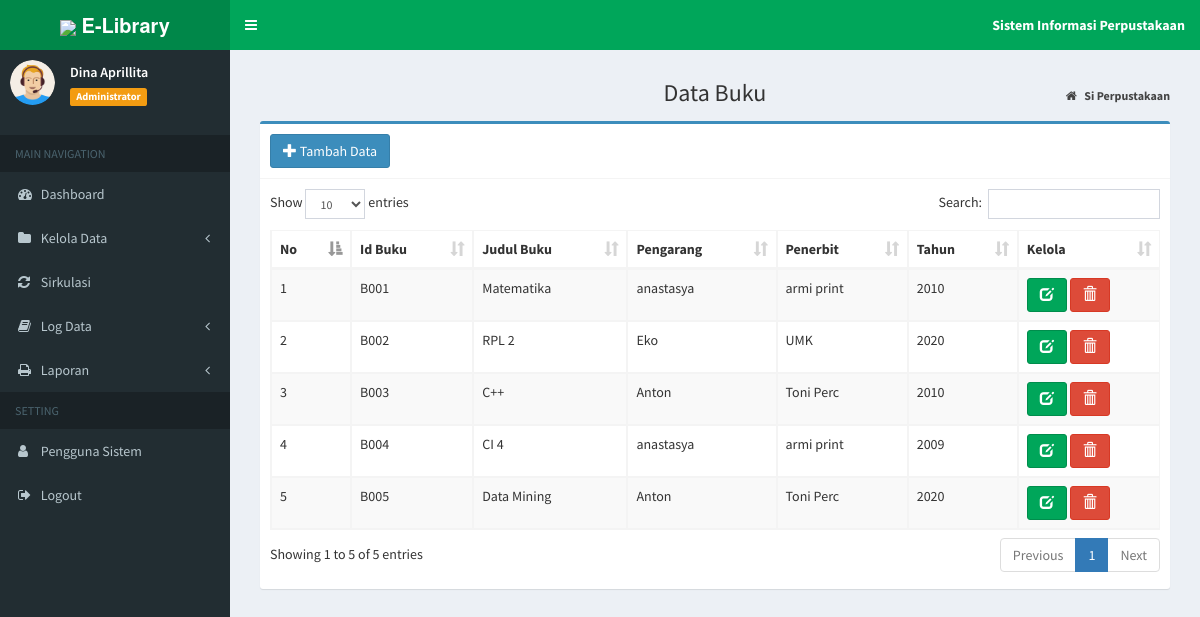
The app's page /index.php?page=MyApp/data_buku (signed in) with its own data.
### tables this page shows
CREATE TABLE `tb_buku` (
  `id_buku` varchar(10) NOT NULL,
  `judul_buku` varchar(30) NOT NULL,
  `pengarang` varchar(30) NOT NULL,
  `penerbit` varchar(30) NOT NULL,
  `th_terbit` year(4) NOT NULL
);

### admin/buku/data_buku.php (the view)
<section class="content-header">
	<h1 style="text-align:center;">
		Data Buku
	</h1>
	<ol class="breadcrumb">
		<li>
			<a href="index.php">
				<i class="fa fa-home"></i>
				<b>Si Perpustakaan</b>
			</a>
		</li>
	</ol>
</section>
<section class="content">
	<div class="box box-primary">
		<div class="box-header with-border">
			<a href="?page=MyApp/add_buku" title="Tambah Data" class="btn btn-primary">
				<i class="glyphicon glyphicon-plus"></i> Tambah Data</a>
		</div>
		<div class="box-body">
			<div class="table-responsive">
				<table id="example1" class="table table-bordered table-striped">
					<thead>
						<tr>
							<th>No</th>
							<th>Id Buku</th>
							<th>Judul Buku</th>
							<th>Pengarang</th>
							<th>Penerbit</th>
							<th>Tahun</th>
							<th>Kelola</th>
						</tr>
					</thead>
					<tbody>
						<?php
                  $no = 1;
                  $sql = $koneksi->query("SELECT * from tb_buku");
                  while ($data= $sql->fetch_assoc()) {
                ?>
						<tr>
							<td>
								<?php echo $no++; ?>
							</td>
							<td>
								<?php echo $data['id_buku']; ?>
							</td>
							<td>
								<?php echo $data['judul_buku']; ?>
							</td>
							<td>
								<?php echo $data['pengarang']; ?>
							</td>
							<td>
								<?php echo $data['penerbit']; ?>
							</td>
							<td>
								<?php echo $data['th_terbit']; ?>
							</td>
							<td>
								<a href="?page=MyApp/edit_buku&kode=<?php echo $data['id_buku']; ?>" title="Ubah"
								 class="btn btn-success">
									<i class="glyphicon glyphicon-edit"></i>
								</a>
								<a href="?page=MyApp/del_buku&kode=<?php echo $data['id_buku']; ?>" onclick="return confirm('Yakin Hapus Data Ini ?')"
								 title="Hapus" class="btn btn-danger">
									<i class="glyphicon glyphicon-trash"></i>
							</td>
						</tr>
						<?php
                  }
                ?>
					</tbody>
				</table>
			</div>
		</div>
	</div>
</section>

### records on screen
tb_buku: id_buku "B001", judul_buku "Matematika", pengarang "anastasya", penerbit "armi print", th_terbit "2010"
tb_buku: id_buku "B002", judul_buku "RPL 2", pengarang "Eko", penerbit "UMK", th_terbit "2020"
tb_buku: id_buku "B003", judul_buku "C++", pengarang "Anton", penerbit "Toni Perc", th_terbit "2010"
tb_buku: id_buku "B004", judul_buku "CI 4", pengarang "anastasya", penerbit "armi print", th_terbit "2009"
tb_buku: id_buku "B005", judul_buku "Data Mining", pengarang "Anton", penerbit "Toni Perc", th_terbit "2020"

### other values on screen
$data_nama "Dina Aprillita"
$data_level "Administrator"
